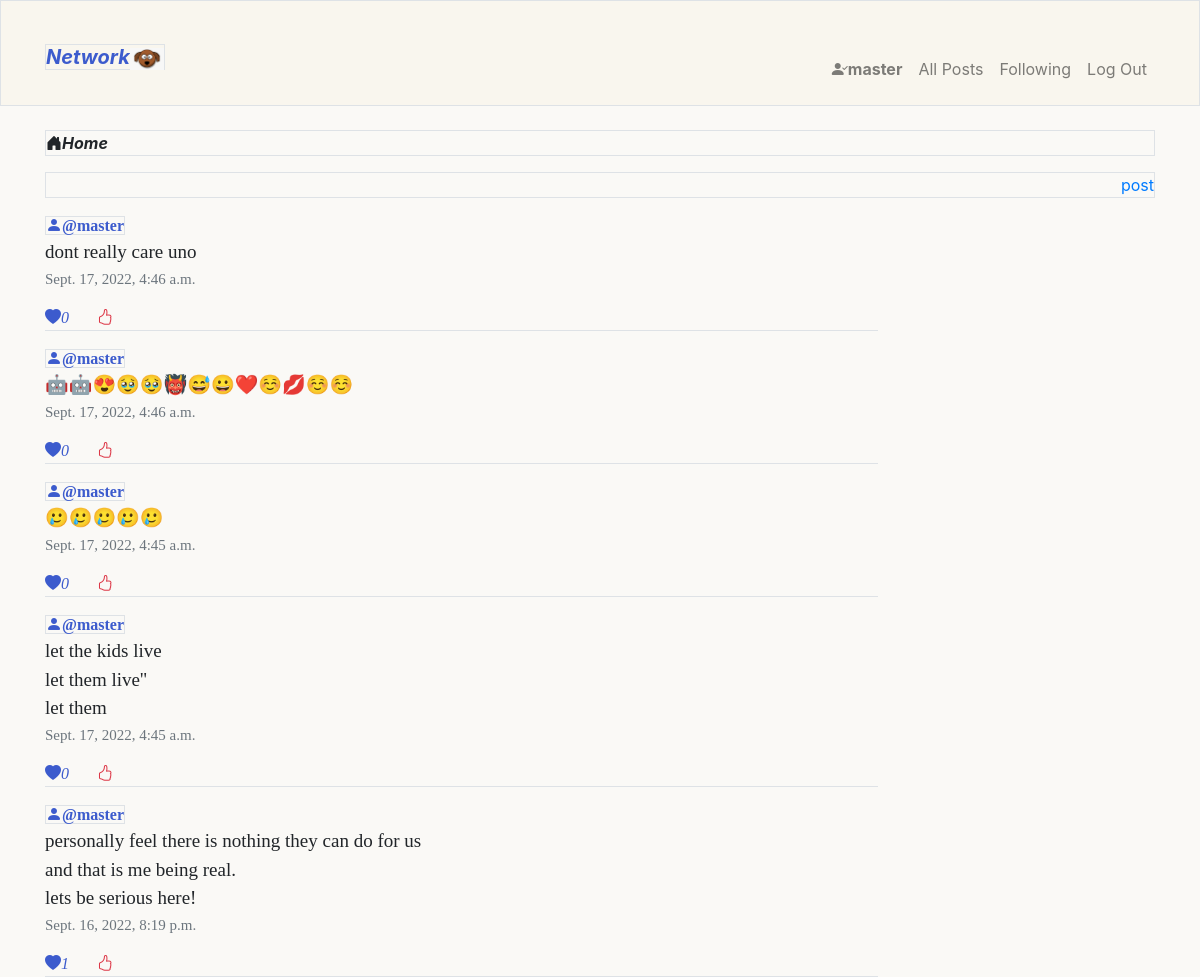
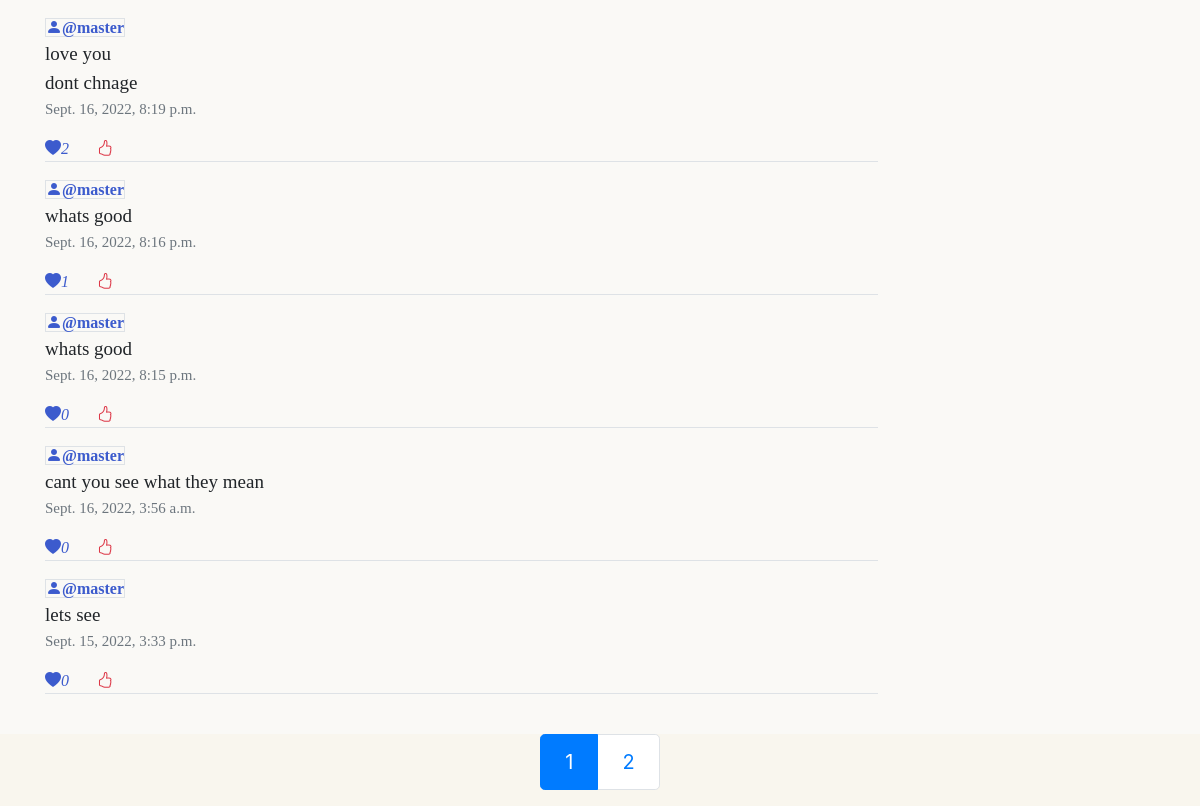
Screenshot of /all_post/page/1 (signed in) with the database file from the repository (2 pictures, top to bottom).
### network/models.py (models this page shows, shortened)
class User(AbstractUser):
    followers_number = models.IntegerField(default=0)
    following_number = models.IntegerField(default=0)
    joined = models.DateField(auto_now=True)

class Post(models.Model):
    content = models.CharField(max_length=200)
    likes = models.IntegerField(default=0)
    created = models.DateTimeField(auto_now_add=True)
    user = models.ForeignKey(User,on_delete=models.CASCADE,related_name="post_created")

### network/views.py (the view)
# urls.py: path("all_post/page/<int:page_num>",views.all_post,name="all_post"),
@login_required
def all_post(request,page_num):
    if not  request.user.is_authenticated:
        return render(request,"network/login.html",{
            "error":"Session expired ,Login again"
        })
    all_post = Post.objects.all().order_by("-created")
    pages = Paginator(all_post,10)  # show 10 post per page
    if page_num > pages.num_pages:
        return HttpResponse("error")
    try:
        current_page = pages.get_page(page_num)
        return render(request, "network/all_post.html",{
            "current_page":current_page,
            "number_of_pages":pages.num_pages
        })
    except Exception as e:
        print(e)
        return HttpResponse("no page")

### network/templates/network/all_post.html (shortened to what this page needs)
{% extends 'network/layout.html' %}
{% block body %}
<p class=" mt-4 border"><strong class= "font-italic"><i class="bi bi-house-door-fill"></i>Home</strong> </p>
<div class= " border d-flex justify-content-end">
    <a href="{% url 'new_post' %}"> post</a>
</div>
<div class=" border-primary posts mb-3" >
    {% for post in current_page %}
    <div class=" mt-3  border-bottom w-75">
        <a class="border " href=" {% url 'profile' post.user.id %}"><i class="bi bi-person-fill  blue-color-tone"></i><strong class=" blue-color-tone">@{{ post.user.username }}</strong></a>
        <div>
            <p class="post-content text-break">{{post.content|linebreaksbr}}</p>
            <p class="date text-muted ">{{post.created}}</p>
        </div>
        <a ><i class="bi bi-heart-fill blue-color-tone" id="like-{{post.id}}">{{post.likes}}</i>    <a href="" class="mx-4 text-danger like-btn" data-id ="{{post.id}}"><i class="bi bi-hand-thumbs-up"></i></a>
    </div>
    {%empty%}
    nothing here
    {% endfor %}
</div>
<div class="p-5"></div>
{% endblock body %}
{% block footer %}
<div class="">
    <nav aria-label="..." class= "fixed-bottom  d-flex justify-content-center ">
        <ul class="pagination pagination-lg">
          <li class="page-item active" aria-current="page">
            <span class="page-link">
              {{current_page.number}}
            </span>
          </li>
          {% if current_page.has_next %}
          <li class="page-item"><a class="page-link" href="{% url 'all_post' current_page.next_page_number %}">{{current_page.next_page_number}}</a></li>
          {% endif %}
        </ul>
      </nav>
</div>
{% endblock footer %}

### network/templates/network/layout.html (shortened to what this page needs)
{% load static %}
<!DOCTYPE html>
<html lang="en">
    <head>
        <link rel="stylesheet" href="https://cdn.jsdelivr.net/npm/bootstrap@4.4.1/dist/css/bootstrap.min.css">
        <link rel="stylesheet" href="https://cdn.jsdelivr.net/npm/bootstrap-icons@1.8.3/font/bootstrap-icons.css">
        <link href="{% static 'network/styles.css' %}" rel="stylesheet">
    </head>
    <body  class="bodycon">
        <nav class="navbar sticky-top navbar-expand-lg border pb-3 navbar-light ">
            <div class="container-md  mt-3">
                <a href="/" class="navbar-brand  " >
                    <span class="fw-bold  align-center ">
                        <i class="border "><strong class="blue-color-tone">Network</strong><img class="img-fluid nav-img" src="{% static 'network/images/dog4.png' %}" alt="image of a cute cartoon dog"></i>
                    </span>
                </a>
            <div class="collapse navbar-collapse  justify-content-end align-center" id="main-nav" >
                <ul class="navbar-nav mt-4">
                  {% if user.is_authenticated %}
                      <li class="nav-item">
                          <a class="nav-link" href="{% url 'profile'  user.id %}"><i class="bi bi-person-check-fill"></i><strong>{{ user.username }}</strong></a>
                      </li>
                  {% endif %}
                  <li class="nav-item">
                    <a class="nav-link" href="{% url 'index' %}">All Posts</a>
                  </li>
                  {% if user.is_authenticated %}
                      <li class="nav-item">
                          <a class="nav-link" href="{% url 'following' 1%}">Following</a>
                      </li>
                      <li class="nav-item">
                          <a class="nav-link" href="{% url 'logout' %}">Log Out</a>
                      </li>
                  {% endif %}
                </ul>
              </div>
            </div>
        </nav>
        <div class="container main">
            {% block body %}
            {% endblock %}
        </div>
    </body>
    {% block footer %}{% endblock footer %}
</html>

### network/static/network/styles.css (style rules this page uses)
html { scroll-behavior: smooth; }
nav { background-color: #F9F6EE; }
.bodycon { background-color: #FAF9F6; }
.blue-color-tone { color: rgb(60, 91, 205); }
.posts { font-family:'Times New Roman', Times, serif; }
.date { margin-top:-15px; font-size: 15px; }
.post-content { font-size: 19px; }
.nav-img { height:22px; }

### rows the page displays
User: username "master"
Post: user.username "master", content "dont really care uno", created "Sept. 17, 2022, 4:46 a.m.", likes "0"
Post: user.username "master", content "🤖🤖😍🥹🥹👹😅😀❤️☺️💋☺️☺️", created "Sept. 17, 2022, 4:46 a.m.", likes "0"
Post: user.username "master", content "🥲🥲🥲🥲🥲", created "Sept. 17, 2022, 4:45 a.m.", likes "0"
Post: user.username "master", content "let the kids live let them live'' let them", created "Sept. 17, 2022, 4:45 a.m.", likes "0"
Post: user.username "master", content "personally feel there is nothing they can do for us and that is me being real. lets be serious here!", created "Sept. 16, 2022, 8:19 p.m.", likes "1"
Post: user.username "master", content "love you dont chnage", created "Sept. 16, 2022, 8:19 p.m.", likes "2"
Post: user.username "master", content "whats good", created "Sept. 16, 2022, 8:16 p.m.", likes "1"
Post: user.username "master", content "whats good", created "Sept. 16, 2022, 8:15 p.m.", likes "0"
Post: user.username "master", content "cant you see what they mean", created "Sept. 16, 2022, 3:56 a.m.", likes "0"
Post: user.username "master", content "lets see", created "Sept. 15, 2022, 3:33 p.m.", likes "0"

### other values shown
{{ current_page.number }} "1"
{{ current_page.next_page_number }} "2"
